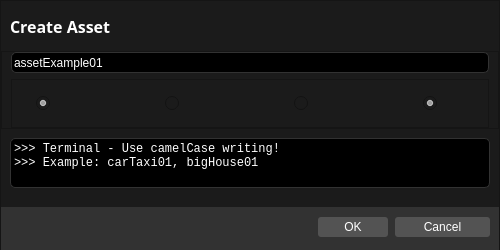
<?xml version="1.0" encoding="UTF-8"?>
<ui version="4.0">
 <class>cioxo_createAsset</class>
 <widget class="QDialog" name="cioxo_createAsset">
  <property name="geometry">
   <rect>
    <x>0</x>
    <y>0</y>
    <width>500</width>
    <height>250</height>
   </rect>
  </property>
  <property name="minimumSize">
   <size>
    <width>500</width>
    <height>250</height>
   </size>
  </property>
  <property name="maximumSize">
   <size>
    <width>800</width>
    <height>300</height>
   </size>
  </property>
  <property name="windowTitle">
   <string>Dialog</string>
  </property>
  <property name="styleSheet">
   <string notr="true">background-color: rgb(27, 27, 27);</string>
  </property>
  <layout class="QVBoxLayout" name="verticalLayout_3">
   <property name="spacing">
    <number>0</number>
   </property>
   <property name="leftMargin">
    <number>0</number>
   </property>
   <property name="topMargin">
    <number>0</number>
   </property>
   <property name="rightMargin">
    <number>0</number>
   </property>
   <property name="bottomMargin">
    <number>0</number>
   </property>
   <item>
    <widget class="QFrame" name="frame_all">
     <property name="frameShape">
      <enum>QFrame::StyledPanel</enum>
     </property>
     <property name="frameShadow">
      <enum>QFrame::Raised</enum>
     </property>
     <layout class="QVBoxLayout" name="verticalLayout">
      <property name="spacing">
       <number>0</number>
      </property>
      <property name="leftMargin">
       <number>0</number>
      </property>
      <property name="topMargin">
       <number>0</number>
      </property>
      <property name="rightMargin">
       <number>0</number>
      </property>
      <property name="bottomMargin">
       <number>0</number>
      </property>
      <item>
       <widget class="QFrame" name="frame_title">
        <property name="maximumSize">
         <size>
          <width>16777215</width>
          <height>50</height>
         </size>
        </property>
        <property name="styleSheet">
         <string notr="true"/>
        </property>
        <property name="frameShape">
         <enum>QFrame::NoFrame</enum>
        </property>
        <property name="frameShadow">
         <enum>QFrame::Raised</enum>
        </property>
        <property name="lineWidth">
         <number>0</number>
        </property>
        <layout class="QHBoxLayout" name="horizontalLayout_6" stretch="0,0">
         <property name="spacing">
          <number>0</number>
         </property>
         <property name="leftMargin">
          <number>9</number>
         </property>
         <property name="topMargin">
          <number>0</number>
         </property>
         <property name="rightMargin">
          <number>9</number>
         </property>
         <property name="bottomMargin">
          <number>0</number>
         </property>
         <item>
          <widget class="QLabel" name="label_createProject">
           <property name="maximumSize">
            <size>
             <width>110</width>
             <height>30</height>
            </size>
           </property>
           <property name="font">
            <font>
             <family>Source Sans Pro</family>
             <pointsize>12</pointsize>
             <weight>75</weight>
             <bold>true</bold>
            </font>
           </property>
           <property name="styleSheet">
            <string notr="true">color:white;</string>
           </property>
           <property name="text">
            <string>Create Asset</string>
           </property>
           <property name="alignment">
            <set>Qt::AlignLeading|Qt::AlignLeft|Qt::AlignVCenter</set>
           </property>
          </widget>
         </item>
         <item>
          <spacer name="spacer">
           <property name="orientation">
            <enum>Qt::Horizontal</enum>
           </property>
           <property name="sizeHint" stdset="0">
            <size>
             <width>40</width>
             <height>20</height>
            </size>
           </property>
          </spacer>
         </item>
        </layout>
       </widget>
      </item>
      <item>
       <widget class="QFrame" name="frame_input">
        <property name="frameShape">
         <enum>QFrame::StyledPanel</enum>
        </property>
        <property name="frameShadow">
         <enum>QFrame::Raised</enum>
        </property>
        <layout class="QVBoxLayout" name="verticalLayout_2">
         <property name="topMargin">
          <number>0</number>
         </property>
         <property name="bottomMargin">
          <number>0</number>
         </property>
         <item>
          <widget class="QLineEdit" name="lineEdit_input">
           <property name="minimumSize">
            <size>
             <width>0</width>
             <height>21</height>
            </size>
           </property>
           <property name="font">
            <font>
             <family>Segoe UI</family>
             <pointsize>9</pointsize>
            </font>
           </property>
           <property name="styleSheet">
            <string notr="true">QLineEdit
{
	color: rgb(255, 255, 255);
	background-color: rgb(0, 0, 0);
	border-style: solid;
    border-width: 1px;
	border-radius: 5px;
	border-color: rgb(50, 50, 50);
}</string>
           </property>
           <property name="text">
            <string>assetExample01</string>
           </property>
          </widget>
         </item>
         <item>
          <widget class="QFrame" name="frame_softwares">
           <property name="frameShape">
            <enum>QFrame::StyledPanel</enum>
           </property>
           <property name="frameShadow">
            <enum>QFrame::Raised</enum>
           </property>
           <layout class="QHBoxLayout" name="horizontalLayout">
            <property name="spacing">
             <number>65</number>
            </property>
            <property name="leftMargin">
             <number>0</number>
            </property>
            <property name="topMargin">
             <number>0</number>
            </property>
            <property name="rightMargin">
             <number>0</number>
            </property>
            <property name="bottomMargin">
             <number>0</number>
            </property>
            <item>
             <widget class="QRadioButton" name="radioButton_houdini">
              <property name="maximumSize">
               <size>
                <width>40</width>
                <height>16777215</height>
               </size>
              </property>
              <property name="font">
               <font>
                <family>Segoe UI</family>
                <pointsize>9</pointsize>
               </font>
              </property>
              <property name="styleSheet">
               <string notr="true">color: rgb(255, 255, 255);</string>
              </property>
              <property name="text">
               <string/>
              </property>
              <property name="icon">
               <iconset resource="cioxo_QtResources.qrc">
                <normaloff>:/icons/graphics/icons/houdini.svg</normaloff>:/icons/graphics/icons/houdini.svg</iconset>
              </property>
              <property name="checked">
               <bool>true</bool>
              </property>
              <property name="autoExclusive">
               <bool>false</bool>
              </property>
             </widget>
            </item>
            <item>
             <widget class="QRadioButton" name="radioButton_maya">
              <property name="maximumSize">
               <size>
                <width>40</width>
                <height>16777215</height>
               </size>
              </property>
              <property name="font">
               <font>
                <family>Segoe UI</family>
                <pointsize>9</pointsize>
               </font>
              </property>
              <property name="styleSheet">
               <string notr="true">color: rgb(255, 255, 255);</string>
              </property>
              <property name="text">
               <string/>
              </property>
              <property name="icon">
               <iconset resource="cioxo_QtResources.qrc">
                <normaloff>:/icons/graphics/icons/maya.svg</normaloff>:/icons/graphics/icons/maya.svg</iconset>
              </property>
              <property name="autoExclusive">
               <bool>false</bool>
              </property>
             </widget>
            </item>
            <item>
             <widget class="QRadioButton" name="radioButton_substance">
              <property name="maximumSize">
               <size>
                <width>40</width>
                <height>16777215</height>
               </size>
              </property>
              <property name="font">
               <font>
                <family>Segoe UI</family>
                <pointsize>9</pointsize>
               </font>
              </property>
              <property name="styleSheet">
               <string notr="true">color: rgb(255, 255, 255);</string>
              </property>
              <property name="text">
               <string/>
              </property>
              <property name="icon">
               <iconset resource="cioxo_QtResources.qrc">
                <normaloff>:/icons/graphics/icons/adobeSubstancePainter.svg</normaloff>:/icons/graphics/icons/adobeSubstancePainter.svg</iconset>
              </property>
              <property name="autoExclusive">
               <bool>false</bool>
              </property>
             </widget>
            </item>
            <item>
             <widget class="QRadioButton" name="radioButton_nuke">
              <property name="maximumSize">
               <size>
                <width>40</width>
                <height>16777215</height>
               </size>
              </property>
              <property name="font">
               <font>
                <family>Segoe UI</family>
                <pointsize>9</pointsize>
               </font>
              </property>
              <property name="styleSheet">
               <string notr="true">color: rgb(255, 255, 255);</string>
              </property>
              <property name="text">
               <string/>
              </property>
              <property name="icon">
               <iconset resource="cioxo_QtResources.qrc">
                <normaloff>:/icons/graphics/icons/nuke.svg</normaloff>:/icons/graphics/icons/nuke.svg</iconset>
              </property>
              <property name="checked">
               <bool>true</bool>
              </property>
              <property name="autoExclusive">
               <bool>false</bool>
              </property>
             </widget>
            </item>
           </layout>
          </widget>
         </item>
        </layout>
       </widget>
      </item>
      <item>
       <widget class="QFrame" name="frame_informations">
        <property name="maximumSize">
         <size>
          <width>16777215</width>
          <height>70</height>
         </size>
        </property>
        <property name="styleSheet">
         <string notr="true"/>
        </property>
        <property name="frameShape">
         <enum>QFrame::NoFrame</enum>
        </property>
        <property name="frameShadow">
         <enum>QFrame::Raised</enum>
        </property>
        <layout class="QVBoxLayout" name="verticalLayout_4">
         <property name="bottomMargin">
          <number>18</number>
         </property>
         <item>
          <widget class="QLabel" name="label_informations">
           <property name="minimumSize">
            <size>
             <width>0</width>
             <height>50</height>
            </size>
           </property>
           <property name="maximumSize">
            <size>
             <width>16777215</width>
             <height>16777215</height>
            </size>
           </property>
           <property name="font">
            <font>
             <family>Consolas</family>
            </font>
           </property>
           <property name="cursor">
            <cursorShape>IBeamCursor</cursorShape>
           </property>
           <property name="styleSheet">
            <string notr="true">QLabel
{
	color: rgb(255, 255, 255);
	background-color: rgb(0, 0, 0);
	border-style: solid;
    border-width: 1px;
	border-radius: 5px;
	border-color: rgb(50, 50, 50);
}</string>
           </property>
           <property name="frameShape">
            <enum>QFrame::StyledPanel</enum>
           </property>
           <property name="text">
            <string>&gt;&gt;&gt; Terminal - Use camelCase writing!
&gt;&gt;&gt; Example: carTaxi01, bigHouse01</string>
           </property>
           <property name="alignment">
            <set>Qt::AlignLeading|Qt::AlignLeft|Qt::AlignTop</set>
           </property>
           <property name="wordWrap">
            <bool>true</bool>
           </property>
           <property name="margin">
            <number>9</number>
           </property>
           <property name="textInteractionFlags">
            <set>Qt::LinksAccessibleByMouse|Qt::TextSelectableByKeyboard|Qt::TextSelectableByMouse</set>
           </property>
          </widget>
         </item>
        </layout>
       </widget>
      </item>
      <item>
       <widget class="QFrame" name="frame_choice">
        <property name="minimumSize">
         <size>
          <width>0</width>
          <height>50</height>
         </size>
        </property>
        <property name="maximumSize">
         <size>
          <width>16777215</width>
          <height>33</height>
         </size>
        </property>
        <property name="styleSheet">
         <string notr="true">	background-color: rgb(50, 50, 50);</string>
        </property>
        <property name="frameShape">
         <enum>QFrame::NoFrame</enum>
        </property>
        <property name="frameShadow">
         <enum>QFrame::Raised</enum>
        </property>
        <property name="lineWidth">
         <number>0</number>
        </property>
        <layout class="QHBoxLayout" name="horizontalLayout_9">
         <property name="spacing">
          <number>6</number>
         </property>
         <property name="leftMargin">
          <number>9</number>
         </property>
         <property name="topMargin">
          <number>0</number>
         </property>
         <property name="rightMargin">
          <number>9</number>
         </property>
         <property name="bottomMargin">
          <number>9</number>
         </property>
         <item>
          <spacer name="spacer_project">
           <property name="orientation">
            <enum>Qt::Horizontal</enum>
           </property>
           <property name="sizeType">
            <enum>QSizePolicy::Fixed</enum>
           </property>
           <property name="sizeHint" stdset="0">
            <size>
             <width>10</width>
             <height>0</height>
            </size>
           </property>
          </spacer>
         </item>
         <item>
          <widget class="QLabel" name="label_separator">
           <property name="font">
            <font>
             <family>Source Sans Pro</family>
             <pointsize>12</pointsize>
             <weight>75</weight>
             <bold>true</bold>
            </font>
           </property>
           <property name="styleSheet">
            <string notr="true">color: rgb(255, 255, 255);</string>
           </property>
           <property name="text">
            <string/>
           </property>
           <property name="alignment">
            <set>Qt::AlignLeading|Qt::AlignLeft|Qt::AlignVCenter</set>
           </property>
          </widget>
         </item>
         <item>
          <widget class="QPushButton" name="button_ok">
           <property name="maximumSize">
            <size>
             <width>70</width>
             <height>20</height>
            </size>
           </property>
           <property name="font">
            <font>
             <family>Segoe UI</family>
             <pointsize>9</pointsize>
             <weight>50</weight>
             <bold>false</bold>
            </font>
           </property>
           <property name="styleSheet">
            <string notr="true">QPushButton
{
	background-color: rgb(83, 83, 83);
	color: rgb(255, 255, 255);
	border-radius: 3px;
}
QPushButton:hover:!pressed
{
	background-color: rgb(100, 100, 100);
}</string>
           </property>
           <property name="text">
            <string>OK</string>
           </property>
          </widget>
         </item>
         <item>
          <spacer name="spacer_buttons">
           <property name="orientation">
            <enum>Qt::Horizontal</enum>
           </property>
           <property name="sizeType">
            <enum>QSizePolicy::Fixed</enum>
           </property>
           <property name="sizeHint" stdset="0">
            <size>
             <width>1</width>
             <height>20</height>
            </size>
           </property>
          </spacer>
         </item>
         <item>
          <widget class="QPushButton" name="button_cancel">
           <property name="minimumSize">
            <size>
             <width>0</width>
             <height>20</height>
            </size>
           </property>
           <property name="maximumSize">
            <size>
             <width>95</width>
             <height>20</height>
            </size>
           </property>
           <property name="font">
            <font>
             <family>Segoe UI</family>
             <pointsize>9</pointsize>
             <weight>50</weight>
             <bold>false</bold>
            </font>
           </property>
           <property name="styleSheet">
            <string notr="true">QPushButton
{
	background-color: rgb(83, 83, 83);
	color: rgb(255, 255, 255);
	border-radius: 3px;
}
QPushButton:hover:!pressed
{
	background-color: rgb(100, 100, 100);
}</string>
           </property>
           <property name="text">
            <string>Cancel</string>
           </property>
          </widget>
         </item>
        </layout>
       </widget>
      </item>
     </layout>
    </widget>
   </item>
  </layout>
 </widget>
 <resources>
  <include location="cioxo_QtResources.qrc"/>
 </resources>
 <connections/>
</ui>
